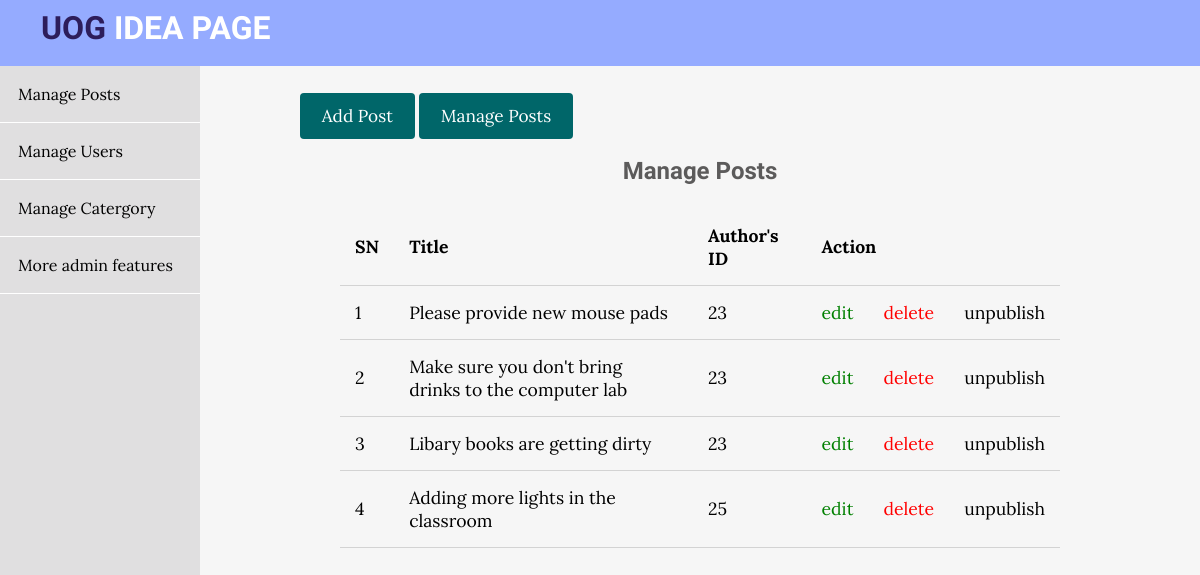
/admin/posts/index.php, run on the app's committed database.
### tables this page shows
CREATE TABLE `posts` (
  `id` int(11) NOT NULL,
  `user_id` int(11) NOT NULL,
  `topic_id` int(11) DEFAULT NULL,
  `title` varchar(255) NOT NULL,
  `image` varchar(255) NOT NULL,
  `body` text NOT NULL,
  `published` tinyint(4) NOT NULL,
  `created_at` datetime NOT NULL DEFAULT current_timestamp()
);

### app/database/db.php (called while the page is built, shortened)
<?php
require('connect.php');
function selectAll($table, $conditions = [])
{
    global $conn;
    $sql = "SELECT * FROM $table";
    if (empty($conditions)) {
        $stmt = $conn->prepare($sql);
        $stmt->execute();
        $records = $stmt->get_result()->fetch_all(MYSQLI_ASSOC);
        return $records;
    }
}

### app/controllers/posts.php (called while the page is built, shortened)
<?php
include(ROOT_PATH . "/app/database/db.php");
$table = 'posts';
$posts = selectAll($table);

### admin/posts/index.php (the view, shortened to what this page needs)
<?php include(ROOT_PATH . "/app/controllers/posts.php");
?>
<!DOCTYPE html>
<html lang="en">
<head>
    <link rel="stylesheet" href="https://use.fontawesome.com/releases/v5.7.2/css/all.css">
    <link rel="stylesheet" href="../../assets/css/style.css">
    <link rel="stylesheet" href="../../assets/css/admin2.css">
</head>
<body>
    <?php include(ROOT_PATH . "/app/includes/adminHeader.php"); ?>
    <div class="admin-wrapper">
        <?php include(ROOT_PATH . "/app/includes/adminSidebar.php"); ?>
        <div class="admin-content">
            <div class="button-group">
                <a href="create.php" class="btn btn-big">Add Post</a>
                <a href="index.php" class="btn btn-big">Manage Posts</a>
            </div>
            <div class="content">
                <h2 class="page-title">Manage Posts</h2>
                <table>
                    <thead>
                        <th>SN</th>
                        <th>Title</th>
                        <th>Author's ID</th>
                        <th colspan="3">Action</th>
                    </thead>
                    <tbody>
                        <?php foreach ($posts as $key => $post) : ?>
                            <tr>
                                <td><?php echo $key + 1; ?></td>
                                <td><?php echo $post['title'] ?></td>
                                <td><?php echo $post['user_id'] ?></td>
                                <td><a href="edit.php?id=<?php echo $post['id']; ?>" class="edit">edit</a></td>
                                <td><a href="edit.php?delete_id=<?php echo $post['id']; ?>" class="delete">delete</a></td>
                                <?php if ($post['published']) : ?>
                                    <td><a href="edit.php?published=0&p_id=<?php echo $post['id'] ?>" class="unpublish">unpublish</a></td>
                                <?php else : ?>
                                    <td><a href="edit.php?published=1&p_id=<?php echo $post['id'] ?>" class="publish">publish</a></td>
                                <?php endif; ?>
                            </tr>
                        <?php endforeach; ?>
                    </tbody>
                </table>
            </div>
        </div>
    </div>
</body>
</html>

### app/includes/adminHeader.php (shortened to what this page needs)
<header>
    <a class="logo" href="<?php echo BASE_URL . '/index.php'; ?>">
        <h1 class="logo-text"><span>UOG </span>IDEA PAGE</h1>
    </a>
</header>

### app/includes/adminSidebar.php
<div class="left-sidebar">
    <ul>
        <li><a href="<?php echo BASE_URL . '/admin/posts/index.php'; ?>">Manage Posts</a></li>
        <li><a href="<?php echo BASE_URL . '/admin/users/index.php'; ?>">Manage Users</a></li>
        <li><a href="<?php echo BASE_URL . '/admin/topics/index.php'; ?>">Manage Catergory</a></li>
        <li><a href="<?php echo BASE_URL . '/admin/users/moreadmin.php'; ?>">More admin features</a></li>
    </ul>
</div>

### assets/css/style.css (style rules this page uses)
* { box-sizing: border-box }
html, body { height: 100%; padding: 0px; margin: 0px; background: #f6f6f6; font-family: 'Lora', serif; }
h1, h2, h3, h4, h5, h6 { font-family: 'Candal', serif; color: #5c5b5b; margin: 5px; }
a { text-decoration: none; color: inherit; }
.btn { padding: .5rem 1rem; background: #006669; color: white; border: 1px solid transparent; border-radius: .25rem; font-size: 1.08em; font-family: 'Lora', serif; }
.btn-big { padding: .7rem 1.3rem; line-height: 1.3rem; }
header { background: #291C48; height: 66px; }
header * { color: white; }
header .logo { float: left; height: inherit; margin-left: 2em; }
header .logo-text { margin: 9px; font-family: 'Candal', serif; }
header .logo-text span { color: #2D1D5B; }
.content { width: 90%; margin: 30px auto 30px; }

### assets/css/admin2.css (style rules this page uses)
header { background: #95ABFF; }
.admin-wrapper { display: flex; height: calc(100% - 66px); }
.admin-wrapper .left-sidebar { flex: 2; height: auto; background: #e0dfe0; }
.admin-wrapper .left-sidebar ul { list-style: none; margin: 0px; padding: 0px; color: rgb(0, 0, 0); }
.admin-wrapper .left-sidebar ul li a { padding: 18px; display: block; border-bottom: 1px solid #ffffff; }
.admin-wrapper .admin-content { flex: 8; height: 100%; padding: 40px 100px 100px; overflow-y: scroll; }
.admin-content .page-title { text-align: center; margin-bottom: 1.5rem; }
table { width: 100%; border-collapse: collapse; font-size: 1.1rem; }
th, td { padding: 15px; text-align: left; border-bottom: 1px solid #d3d3d3; }
.edit { color: green; }
.delete { color: red; }

### data on the page
posts: title "Please provide new mouse pads", user "23"
posts: title "Make sure you don't bring drinks to the computer lab", user "23"
posts: title "Libary books are getting dirty", user "23"
posts: title "Adding more lights in the classroom", user "25"
